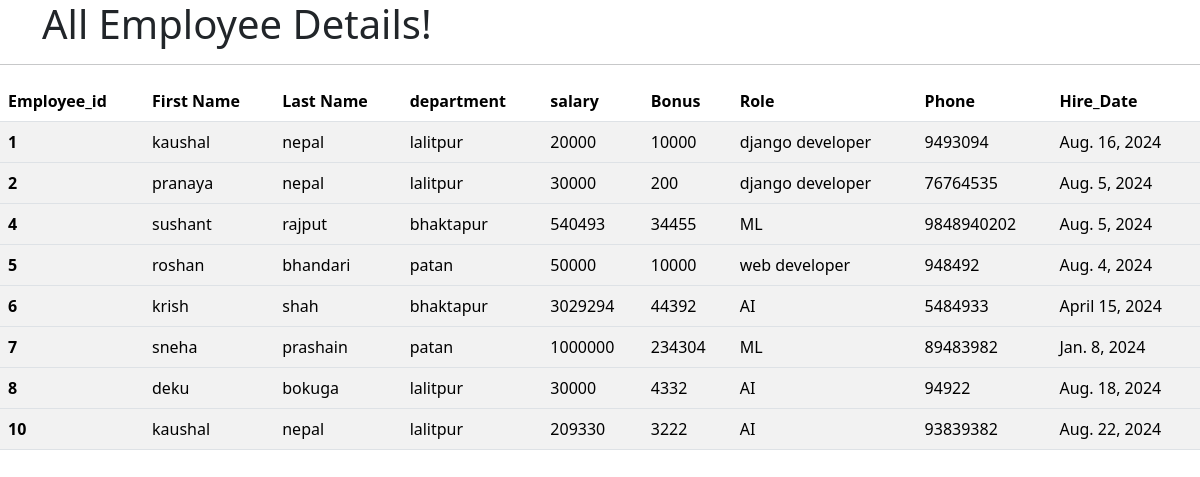
/view_employee, run on the app's committed database.
### emp_app/models.py (models this page shows, shortened)
class Employes(models.Model):
    first_name=models.CharField(max_length=100)
    last_name=models.CharField(max_length=100)
    dept=models.ForeignKey(Department,on_delete=models.CASCADE)
    salary=models.IntegerField(default=0)
    bonus=models.IntegerField(default=0)
    role=models.ForeignKey(Role,on_delete=models.CASCADE)
    phone=models.IntegerField(default=0)
    hire_date=models.DateField()
    def __str__(self):
        return "%s %s %s  " %(self.first_name,self.last_name,self.phone)

class Department(models.Model):
    name=models.CharField(max_length=100)
    location=models.CharField(max_length=100)
    def __str__(self):
        return self.name

class Role(models.Model):
    name=models.CharField(max_length=100)

### emp_app/views.py (the view)
# urls.py: path('view_employee',views.view_emp,name='view_employee'),
def view_emp(request):
    emp=Employes.objects.all()
    context={
        'emp':emp
    }
    print(context)
    return render(request,'view_employee.html',context)

### templates/view_employee.html (shortened to what this page needs)
  <!DOCTYPE html>
  <html lang="en">
  <head>
    <link href="https://cdn.jsdelivr.net/npm/bootstrap@5.3.3/dist/css/bootstrap.min.css" rel="stylesheet">
  </head>
  <body>
    <div class="container">
        <h1>All Employee Details!</h1>
    </div>
    <hr>
    <table  class="table table-striped">
        <thead>
          <tr>
            <th scope="col">Employee_id</th>
            <th scope="col">First Name</th>
            <th scope="col">Last Name</th>
            <th scope="col">department</th>
            <th scope="col">salary</th>
            <th scope="col">Bonus</th>
            <th scope="col">Role</th>
            <th scope="col">Phone</th>
            <th scope="col">Hire_Date</th>
          </tr>
        </thead>
        {% for emps in emp  %}
        <tbody>
          <tr>
            <th scope="row">{{emps.id}}</th>
            <td>{{emps.first_name}}</td>
            <td>{{emps.last_name}}</td>
            <td>{{emps.dept}}</td>
            <td>{{emps.salary}}</td>
            <td>{{emps.bonus}}</td>
            <td>{{emps.role.name}}</td>
            <td>{{emps.phone}}</td>
            <td>{{emps.hire_date}}</td>
          </tr>
        </tbody>
        {% endfor %}
      </table>
  </body>
  </html>

### data on the page
Employes: id "1", first_name "kaushal", last_name "nepal", dept "lalitpur", salary "20000", bonus "10000", role.name "django developer", phone "9493094", hire_date "Aug. 16, 2024"
Employes: id "2", first_name "pranaya", last_name "nepal", dept "lalitpur", salary "30000", bonus "200", role.name "django developer", phone "76764535", hire_date "Aug. 5, 2024"
Employes: id "4", first_name "sushant", last_name "rajput", dept "bhaktapur", salary "540493", bonus "34455", role.name "ML", phone "9848940202", hire_date "Aug. 5, 2024"
Employes: id "5", first_name "roshan", last_name "bhandari", dept "patan", salary "50000", bonus "10000", role.name "web developer", phone "948492", hire_date "Aug. 4, 2024"
Employes: id "6", first_name "krish", last_name "shah", dept "bhaktapur", salary "3029294", bonus "44392", role.name "AI", phone "5484933", hire_date "April 15, 2024"
Employes: id "7", first_name "sneha", last_name "prashain", dept "patan", salary "1000000", bonus "234304", role.name "ML", phone "89483982", hire_date "Jan. 8, 2024"
Employes: id "8", first_name "deku", last_name "bokuga", dept "lalitpur", salary "30000", bonus "4332", role.name "AI", phone "94922", hire_date "Aug. 18, 2024"
Employes: id "10", first_name "kaushal", last_name "nepal", dept "lalitpur", salary "209330", bonus "3222", role.name "AI", phone "93839382", hire_date "Aug. 22, 2024"
